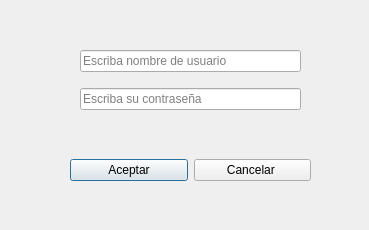
<?xml version="1.0" encoding="UTF-8"?>
<ui version="4.0">
 <class>Login</class>
 <widget class="QDialog" name="Login">
  <property name="geometry">
   <rect>
    <x>0</x>
    <y>0</y>
    <width>369</width>
    <height>230</height>
   </rect>
  </property>
  <property name="windowTitle">
   <string>Login</string>
  </property>
  <widget class="QWidget" name="verticalLayoutWidget">
   <property name="geometry">
    <rect>
     <x>80</x>
     <y>40</y>
     <width>221</width>
     <height>80</height>
    </rect>
   </property>
   <layout class="QVBoxLayout" name="verticalLayout">
    <item>
     <widget class="QLineEdit" name="nombreu">
      <property name="placeholderText">
       <string>Escriba nombre de usuario</string>
      </property>
     </widget>
    </item>
    <item>
     <widget class="QLineEdit" name="contrase">
      <property name="echoMode">
       <enum>QLineEdit::Password</enum>
      </property>
      <property name="placeholderText">
       <string>Escriba su contraseña</string>
      </property>
     </widget>
    </item>
   </layout>
  </widget>
  <widget class="QWidget" name="horizontalLayoutWidget">
   <property name="geometry">
    <rect>
     <x>70</x>
     <y>130</y>
     <width>241</width>
     <height>80</height>
    </rect>
   </property>
   <layout class="QHBoxLayout" name="horizontalLayout">
    <item>
     <widget class="QPushButton" name="Aceptar">
      <property name="text">
       <string>Aceptar</string>
      </property>
     </widget>
    </item>
    <item>
     <widget class="QPushButton" name="Cancelar">
      <property name="text">
       <string>Cancelar </string>
      </property>
     </widget>
    </item>
   </layout>
  </widget>
 </widget>
 <resources/>
 <connections/>
</ui>
